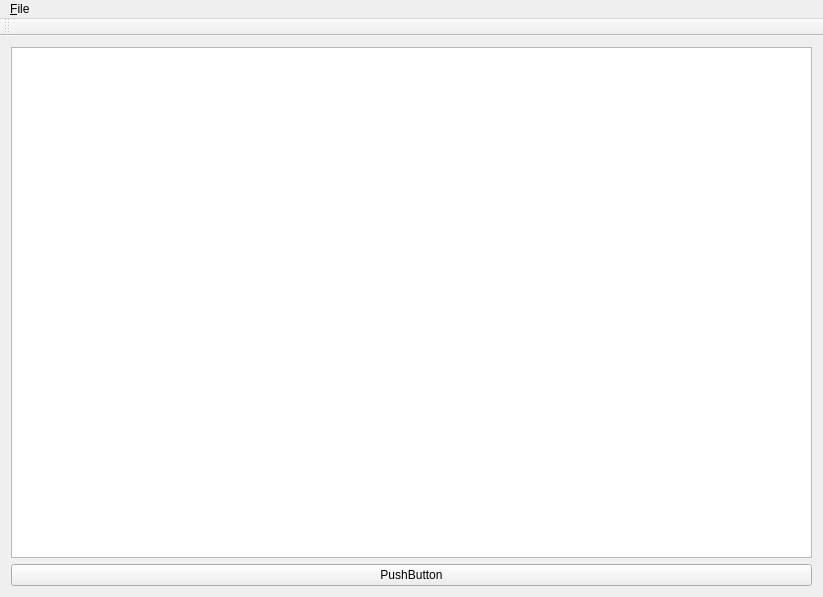
<?xml version="1.0" encoding="UTF-8"?>
<ui version="4.0">
 <class>MainWindow</class>
 <widget class="QMainWindow" name="MainWindow">
  <property name="geometry">
   <rect>
    <x>0</x>
    <y>0</y>
    <width>823</width>
    <height>597</height>
   </rect>
  </property>
  <property name="windowTitle">
   <string>MainWindow</string>
  </property>
  <widget class="QWidget" name="centralWidget">
   <layout class="QVBoxLayout" name="verticalLayout">
    <item>
     <widget class="QGraphicsView" name="gr"/>
    </item>
    <item>
     <widget class="QPushButton" name="pushButton">
      <property name="text">
       <string>PushButton</string>
      </property>
     </widget>
    </item>
   </layout>
  </widget>
  <widget class="QMenuBar" name="menuBar">
   <property name="geometry">
    <rect>
     <x>0</x>
     <y>0</y>
     <width>823</width>
     <height>21</height>
    </rect>
   </property>
   <widget class="QMenu" name="menuFile">
    <property name="title">
     <string>&amp;File </string>
    </property>
    <addaction name="action_Quit"/>
   </widget>
   <addaction name="menuFile"/>
  </widget>
  <widget class="QToolBar" name="mainToolBar">
   <attribute name="toolBarArea">
    <enum>TopToolBarArea</enum>
   </attribute>
   <attribute name="toolBarBreak">
    <bool>false</bool>
   </attribute>
  </widget>
  <action name="action_Quit">
   <property name="text">
    <string>&amp;Quit</string>
   </property>
  </action>
 </widget>
 <layoutdefault spacing="6" margin="11"/>
 <resources/>
 <connections/>
</ui>
